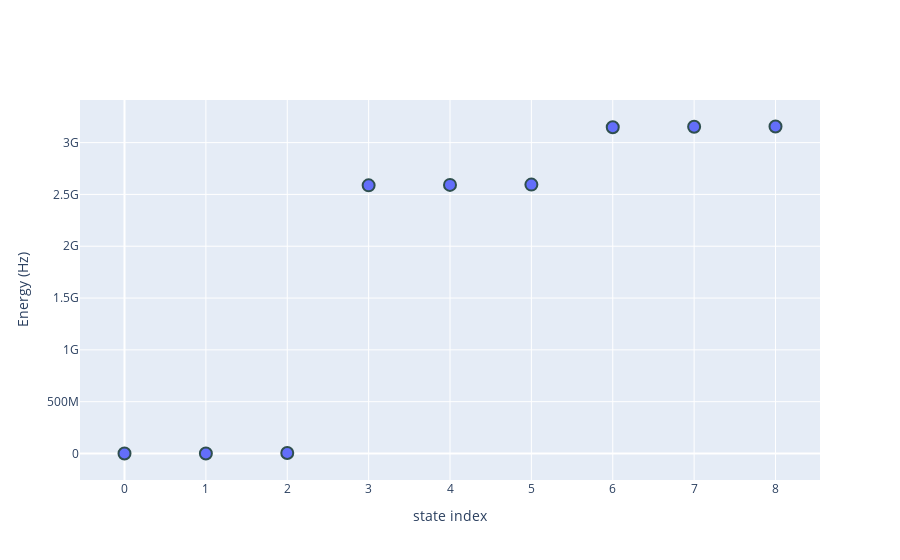

The code cell stored with this chart in its notebook:
### Code cell
eigenvalues, eigenstates = h.eigenstates()

eigenvalues = eigenvalues - np.min(eigenvalues)

state_probs_text = [nvmodels.utilities.two_qutrit_state_to_text(s, decimals=5) for s in eigenstates]

fig = nvmodels.plotting.plot_eigenspectrum(eigenvalues, state_probs_text, ylabel='Energy (Hz)')
fig.show()

### Figure 1 — Plotly figure (JSON) as saved in the notebook; plotly's stock layout.template omitted (floating-point values rounded to 4 significant figures)
{"data": [{"hovertext": ["0.001|1,0> + 1.000|0,1>", "1.000|0,-1> + 0.001|-1,0>", "0.001|1,-1> + 1.000|0,0> + 0.001|-1,1>", "1.000|-1,-1>", "0.000|1,-1> + 0.001|0,0> + 1.000|-1,1>", "0.001|0,-1> + 1.000|-1,0>", "1.000|1,1>", "1.000|1,-1> + 0.001|0,0>", "1.000|1,0> + 0.001|0,1>"], "line": {"width": 0}, "marker": {"line": {"color": "DarkSlateGrey", "width": 2}, "size": 12}, "mode": "markers", "type": "scatter", "y": [0, 61030.0, 5038000.0, 2588000000.0, 2592000000.0, 2595000000.0, 3148000000.0, 3153000000.0, 3155000000.0]}], "layout": {"xaxis": {"title": {"text": "state index"}}, "yaxis": {"tickformat": "s", "title": {"text": "Energy (Hz)"}}}}
